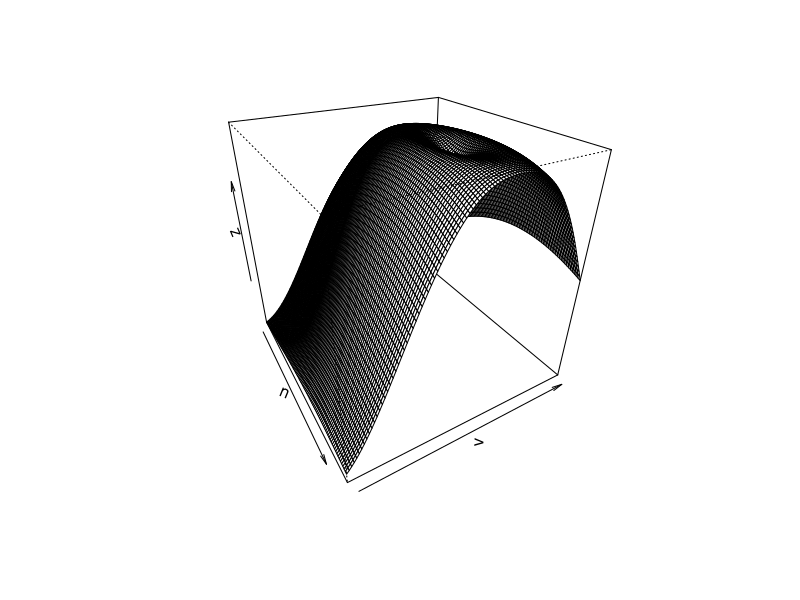
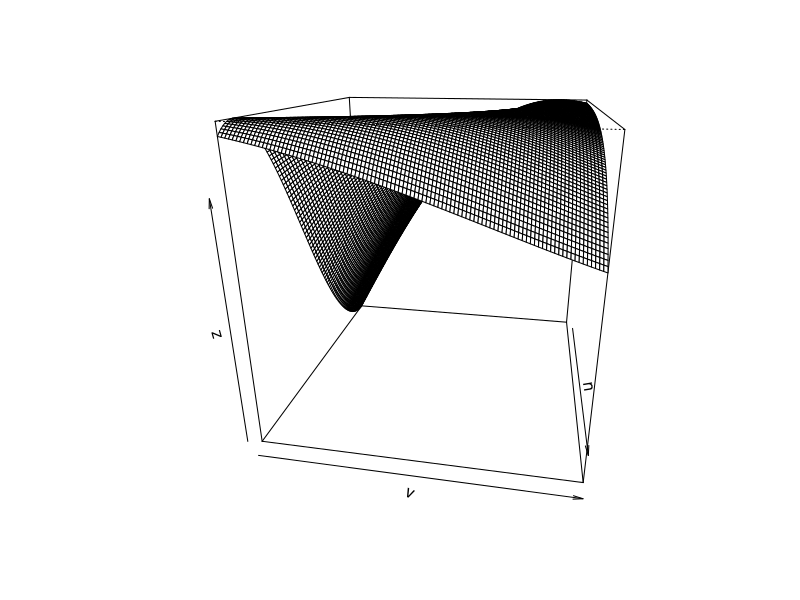
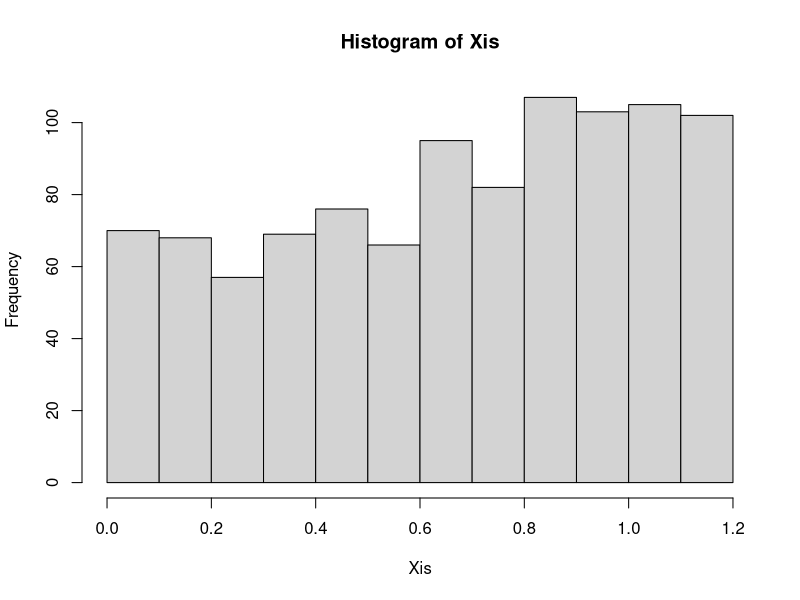
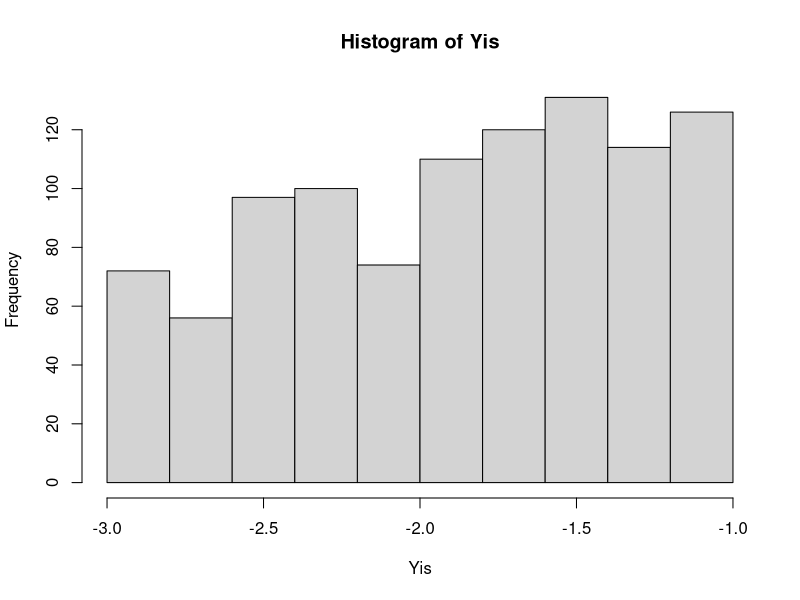

Write R code to recreate these figures, in order.
# Simulations et copules
# PROJET

# S = [-5, 3]x[1/3, 4]
# phi(x,y) =  sin((1+sqrt(x^2+y^2)))

# Methode 1
# Chose beautiful function
u <- seq(-pi/2,pi/4,length=100)
v <- seq(-pi,2,length=100)
c1 <-function(u,v){return (sin(abs(u)+abs(v)))}
c2 <-function(u,v){return (sin(u)+sin(v))}
c3 <-function(u,v){return ((u^2+3*v^2)*exp(-u^2-v^2))}
c4 <-function(u,v){return (-3*v/(u^2+v^2+1))} # very good
c5 <-function(u,v){return (v/(u^2+v^2))}
c6 <-function(u,v){return (asin(u^2+v^2-2))}
c7 <-function(u,v){return (1/(1+u^2+v^2))}
c8 <-function(u,v){return (exp(v/u))}
c9 <-function(u,v){return (u^3-v)}
c10 <-function(u,v){return (u*v^2-u^3)}
c11 <-function(u,v){return (u*v^3-v*u^3)}
c12 <-function(u,v){return (sin(u*v))} # very interesting
c13 <-function(u,v){return (exp(u)*cos(v))}
c14 <-function(u,v){return (sin(u-v))} 
c15 <-function(u,v){return (-(1-u^2)*(1-v^2))} # not bad
c16 <-function(u,v){return (sin(u)-sin(v))} # cool! check it's not multiplication
c17 <-function(u,v){return (u*v/(u^2+v^2))}
c18 <-function(u,v){return ((u+v)/(1+u^2+v^2))}
c19 <-function(u,v){return (-log(sqrt(u^2+v^2+1)))}
c20 <-function(u,v){return (exp(sqrt(u^2+v^2)))}
c21 <-function(u,v){return (sin((1+sqrt((u^2)+(v^2)))))} # super!
c22 <-function(u,v){return (u*sin(u+2*v))}
z <- outer(u,v,c21)
persp(u,v,z,theta = 60, phi = 30)

# We use c21
a <- 0
b <- 3*pi/8
c <- -3
d <- -1
u <- seq(a,b,length=100)
v <- seq(c,d,length=100)
f <-function(u,v){return (sin((cos(u)*sqrt(1+u^2+v^2))))}
z <- outer(u,v,f)
persp(u,v,z,theta = 100, phi = 20)
K <- max(z)
n <- 10^3
U <- runif(n,min = a,max = b)
V <- runif(n,min = c,max = d)
W <- runif(n,0,K)
cst <- (b-a)*(d-c)*K # volume de cube
I1 <- cst*sum(f(U,V) > W)/n
print(I1)

# Methode 2
fres <- f(U,V)
I2 <- (b-a)*(d-c)*mean(f(U,V))
print(I2)

# Methode 3
# Importance Sampling
n <- 10^3
Uis <- runif(n,0,1)
Vis <- runif(n,0,1)
Xis <- 1/8*(-3*pi+3*pi*sqrt(3*Uis+1))
hist(Xis)
Yis <- -5+2*sqrt(3*Vis+1)
hist(Yis)
p <- function(u,v){return ( 16/(27*pi)*(8*u/(3*pi)+1)*(0.5*v+2.5))}
I3 <- 1/n*sum(f(Xis,Yis)/p(Xis,Yis))
print(I3)

# Double-check. Numeric integration
library(pracma)
quad2d(f,a,b,c,d)

